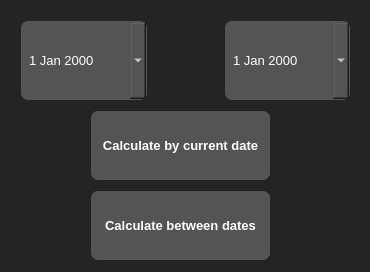
<?xml version="1.0" encoding="UTF-8"?>
<ui version="4.0">
 <class>MainWindow</class>
 <widget class="QMainWindow" name="MainWindow">
  <property name="geometry">
   <rect>
    <x>0</x>
    <y>0</y>
    <width>370</width>
    <height>272</height>
   </rect>
  </property>
  <property name="palette">
   <palette>
    <active>
     <colorrole role="Base">
      <brush brushstyle="SolidPattern">
       <color alpha="255">
        <red>255</red>
        <green>255</green>
        <blue>255</blue>
       </color>
      </brush>
     </colorrole>
     <colorrole role="Window">
      <brush brushstyle="SolidPattern">
       <color alpha="255">
        <red>36</red>
        <green>36</green>
        <blue>36</blue>
       </color>
      </brush>
     </colorrole>
    </active>
    <inactive>
     <colorrole role="Base">
      <brush brushstyle="SolidPattern">
       <color alpha="255">
        <red>255</red>
        <green>255</green>
        <blue>255</blue>
       </color>
      </brush>
     </colorrole>
     <colorrole role="Window">
      <brush brushstyle="SolidPattern">
       <color alpha="255">
        <red>36</red>
        <green>36</green>
        <blue>36</blue>
       </color>
      </brush>
     </colorrole>
    </inactive>
    <disabled>
     <colorrole role="Base">
      <brush brushstyle="SolidPattern">
       <color alpha="255">
        <red>36</red>
        <green>36</green>
        <blue>36</blue>
       </color>
      </brush>
     </colorrole>
     <colorrole role="Window">
      <brush brushstyle="SolidPattern">
       <color alpha="255">
        <red>36</red>
        <green>36</green>
        <blue>36</blue>
       </color>
      </brush>
     </colorrole>
    </disabled>
   </palette>
  </property>
  <property name="windowTitle">
   <string>Age Calculator by isibol98</string>
  </property>
  <widget class="QWidget" name="centralwidget">
   <property name="palette">
    <palette>
     <active>
      <colorrole role="Button">
       <brush brushstyle="SolidPattern">
        <color alpha="255">
         <red>36</red>
         <green>36</green>
         <blue>36</blue>
        </color>
       </brush>
      </colorrole>
      <colorrole role="Light">
       <brush brushstyle="SolidPattern">
        <color alpha="255">
         <red>36</red>
         <green>36</green>
         <blue>36</blue>
        </color>
       </brush>
      </colorrole>
      <colorrole role="Midlight">
       <brush brushstyle="SolidPattern">
        <color alpha="255">
         <red>36</red>
         <green>36</green>
         <blue>36</blue>
        </color>
       </brush>
      </colorrole>
      <colorrole role="BrightText">
       <brush brushstyle="SolidPattern">
        <color alpha="255">
         <red>36</red>
         <green>36</green>
         <blue>36</blue>
        </color>
       </brush>
      </colorrole>
      <colorrole role="Base">
       <brush brushstyle="SolidPattern">
        <color alpha="255">
         <red>36</red>
         <green>36</green>
         <blue>36</blue>
        </color>
       </brush>
      </colorrole>
      <colorrole role="Window">
       <brush brushstyle="SolidPattern">
        <color alpha="255">
         <red>36</red>
         <green>36</green>
         <blue>36</blue>
        </color>
       </brush>
      </colorrole>
      <colorrole role="HighlightedText">
       <brush brushstyle="SolidPattern">
        <color alpha="255">
         <red>36</red>
         <green>36</green>
         <blue>36</blue>
        </color>
       </brush>
      </colorrole>
      <colorrole role="AlternateBase">
       <brush brushstyle="SolidPattern">
        <color alpha="255">
         <red>36</red>
         <green>36</green>
         <blue>36</blue>
        </color>
       </brush>
      </colorrole>
     </active>
     <inactive>
      <colorrole role="Button">
       <brush brushstyle="SolidPattern">
        <color alpha="255">
         <red>36</red>
         <green>36</green>
         <blue>36</blue>
        </color>
       </brush>
      </colorrole>
      <colorrole role="Light">
       <brush brushstyle="SolidPattern">
        <color alpha="255">
         <red>36</red>
         <green>36</green>
         <blue>36</blue>
        </color>
       </brush>
      </colorrole>
      <colorrole role="Midlight">
       <brush brushstyle="SolidPattern">
        <color alpha="255">
         <red>36</red>
         <green>36</green>
         <blue>36</blue>
        </color>
       </brush>
      </colorrole>
      <colorrole role="BrightText">
       <brush brushstyle="SolidPattern">
        <color alpha="255">
         <red>36</red>
         <green>36</green>
         <blue>36</blue>
        </color>
       </brush>
      </colorrole>
      <colorrole role="Base">
       <brush brushstyle="SolidPattern">
        <color alpha="255">
         <red>36</red>
         <green>36</green>
         <blue>36</blue>
        </color>
       </brush>
      </colorrole>
      <colorrole role="Window">
       <brush brushstyle="SolidPattern">
        <color alpha="255">
         <red>36</red>
         <green>36</green>
         <blue>36</blue>
        </color>
       </brush>
      </colorrole>
      <colorrole role="HighlightedText">
       <brush brushstyle="SolidPattern">
        <color alpha="255">
         <red>36</red>
         <green>36</green>
         <blue>36</blue>
        </color>
       </brush>
      </colorrole>
      <colorrole role="AlternateBase">
       <brush brushstyle="SolidPattern">
        <color alpha="255">
         <red>36</red>
         <green>36</green>
         <blue>36</blue>
        </color>
       </brush>
      </colorrole>
     </inactive>
     <disabled>
      <colorrole role="Button">
       <brush brushstyle="SolidPattern">
        <color alpha="255">
         <red>36</red>
         <green>36</green>
         <blue>36</blue>
        </color>
       </brush>
      </colorrole>
      <colorrole role="Light">
       <brush brushstyle="SolidPattern">
        <color alpha="255">
         <red>36</red>
         <green>36</green>
         <blue>36</blue>
        </color>
       </brush>
      </colorrole>
      <colorrole role="Midlight">
       <brush brushstyle="SolidPattern">
        <color alpha="255">
         <red>36</red>
         <green>36</green>
         <blue>36</blue>
        </color>
       </brush>
      </colorrole>
      <colorrole role="BrightText">
       <brush brushstyle="SolidPattern">
        <color alpha="255">
         <red>36</red>
         <green>36</green>
         <blue>36</blue>
        </color>
       </brush>
      </colorrole>
      <colorrole role="Base">
       <brush brushstyle="SolidPattern">
        <color alpha="255">
         <red>36</red>
         <green>36</green>
         <blue>36</blue>
        </color>
       </brush>
      </colorrole>
      <colorrole role="Window">
       <brush brushstyle="SolidPattern">
        <color alpha="255">
         <red>36</red>
         <green>36</green>
         <blue>36</blue>
        </color>
       </brush>
      </colorrole>
      <colorrole role="HighlightedText">
       <brush brushstyle="SolidPattern">
        <color alpha="255">
         <red>36</red>
         <green>36</green>
         <blue>36</blue>
        </color>
       </brush>
      </colorrole>
      <colorrole role="AlternateBase">
       <brush brushstyle="SolidPattern">
        <color alpha="255">
         <red>36</red>
         <green>36</green>
         <blue>36</blue>
        </color>
       </brush>
      </colorrole>
     </disabled>
    </palette>
   </property>
   <widget class="QWidget" name="horizontalLayoutWidget">
    <property name="geometry">
     <rect>
      <x>20</x>
      <y>20</y>
      <width>331</width>
      <height>81</height>
     </rect>
    </property>
    <layout class="QHBoxLayout" name="horizontalLayout">
     <item>
      <widget class="QDateEdit" name="first">
       <property name="sizePolicy">
        <sizepolicy hsizetype="Minimum" vsizetype="Preferred">
         <horstretch>0</horstretch>
         <verstretch>0</verstretch>
        </sizepolicy>
       </property>
       <property name="font">
        <font>
         <family>Arial</family>
         <pointsize>10</pointsize>
        </font>
       </property>
       <property name="styleSheet">
        <string notr="true">QDateEdit{
background-color:rgb(84, 84, 84);
color:white;
border-style:ourset;
border-color:white;
border-width:2px;
border-radius:8px;
padding: 5px;
}

</string>
       </property>
       <property name="calendarPopup">
        <bool>true</bool>
       </property>
      </widget>
     </item>
     <item>
      <spacer name="horizontalSpacer">
       <property name="orientation">
        <enum>Qt::Horizontal</enum>
       </property>
       <property name="sizeType">
        <enum>QSizePolicy::Fixed</enum>
       </property>
       <property name="sizeHint" stdset="0">
        <size>
         <width>70</width>
         <height>50</height>
        </size>
       </property>
      </spacer>
     </item>
     <item>
      <widget class="QDateEdit" name="last">
       <property name="sizePolicy">
        <sizepolicy hsizetype="Minimum" vsizetype="Preferred">
         <horstretch>0</horstretch>
         <verstretch>0</verstretch>
        </sizepolicy>
       </property>
       <property name="font">
        <font>
         <family>Arial</family>
         <pointsize>10</pointsize>
        </font>
       </property>
       <property name="styleSheet">
        <string notr="true">QDateEdit{
background-color:rgb(84, 84, 84);
color:white;
border-style:ourset;
border-color:white;
border-width:2px;
border-radius:8px;
padding: 5px;
}

</string>
       </property>
       <property name="calendarPopup">
        <bool>true</bool>
       </property>
      </widget>
     </item>
    </layout>
   </widget>
   <widget class="QPushButton" name="calculate_age_current">
    <property name="geometry">
     <rect>
      <x>90</x>
      <y>110</y>
      <width>181</width>
      <height>71</height>
     </rect>
    </property>
    <property name="font">
     <font>
      <family>Arial</family>
      <pointsize>10</pointsize>
      <weight>75</weight>
      <bold>true</bold>
     </font>
    </property>
    <property name="styleSheet">
     <string notr="true">QPushButton{
background-color:rgb(84, 84, 84);
color:white;
border-style:ourset;
border-color:white;
border-width:2px;
border-radius:8px;
padding: 5px;
}

QPushButton:pressed{
border-style:solid;
border-width:2px;
}</string>
    </property>
    <property name="text">
     <string>Calculate by current date</string>
    </property>
   </widget>
   <widget class="QPushButton" name="calculate_age_dates">
    <property name="geometry">
     <rect>
      <x>90</x>
      <y>190</y>
      <width>181</width>
      <height>71</height>
     </rect>
    </property>
    <property name="font">
     <font>
      <family>Arial</family>
      <pointsize>10</pointsize>
      <weight>75</weight>
      <bold>true</bold>
     </font>
    </property>
    <property name="styleSheet">
     <string notr="true">QPushButton{
background-color:rgb(84, 84, 84);
color:white;
border-style:ourset;
border-color:white;
border-width:2px;
border-radius:8px;
padding: 5px;
}

QPushButton:pressed{
border-style:solid;
border-width:2px;
}</string>
    </property>
    <property name="text">
     <string>Calculate between dates</string>
    </property>
   </widget>
  </widget>
 </widget>
 <resources/>
 <connections/>
</ui>
